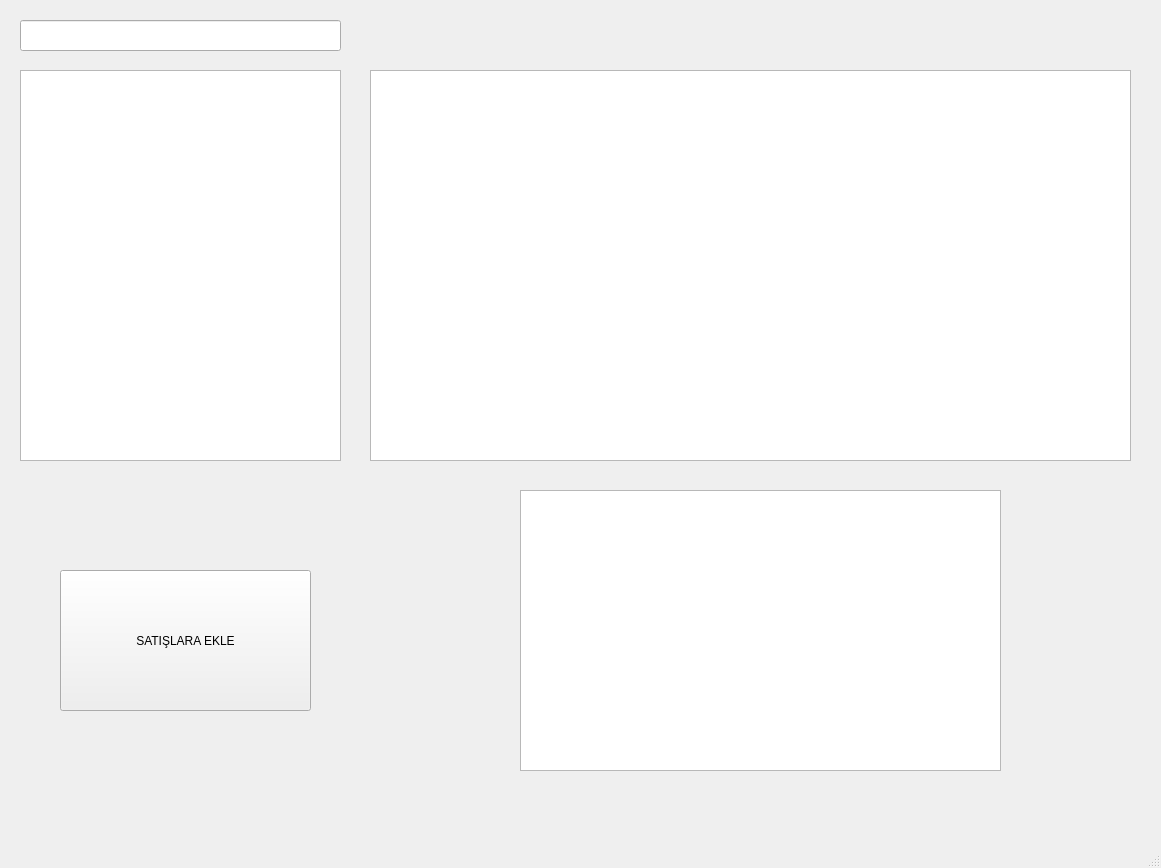
<?xml version="1.0" encoding="UTF-8"?>
<ui version="4.0">
 <class>MainWindow</class>
 <widget class="QMainWindow" name="MainWindow">
  <property name="geometry">
   <rect>
    <x>0</x>
    <y>0</y>
    <width>1161</width>
    <height>868</height>
   </rect>
  </property>
  <property name="windowTitle">
   <string>MainWindow</string>
  </property>
  <widget class="QWidget" name="centralwidget">
   <widget class="QLineEdit" name="lineEdit">
    <property name="geometry">
     <rect>
      <x>20</x>
      <y>20</y>
      <width>321</width>
      <height>31</height>
     </rect>
    </property>
   </widget>
   <widget class="QTableView" name="tableView">
    <property name="geometry">
     <rect>
      <x>20</x>
      <y>70</y>
      <width>321</width>
      <height>391</height>
     </rect>
    </property>
   </widget>
   <widget class="QTableWidget" name="tableWidget">
    <property name="geometry">
     <rect>
      <x>370</x>
      <y>70</y>
      <width>761</width>
      <height>391</height>
     </rect>
    </property>
   </widget>
   <widget class="QTableView" name="tableView_2">
    <property name="geometry">
     <rect>
      <x>520</x>
      <y>490</y>
      <width>481</width>
      <height>281</height>
     </rect>
    </property>
   </widget>
   <widget class="QPushButton" name="pushButton">
    <property name="geometry">
     <rect>
      <x>60</x>
      <y>570</y>
      <width>251</width>
      <height>141</height>
     </rect>
    </property>
    <property name="text">
     <string>SATIŞLARA EKLE</string>
    </property>
   </widget>
  </widget>
  <widget class="QMenuBar" name="menubar">
   <property name="geometry">
    <rect>
     <x>0</x>
     <y>0</y>
     <width>1161</width>
     <height>26</height>
    </rect>
   </property>
  </widget>
  <widget class="QStatusBar" name="statusbar"/>
 </widget>
 <resources/>
 <connections/>
</ui>
